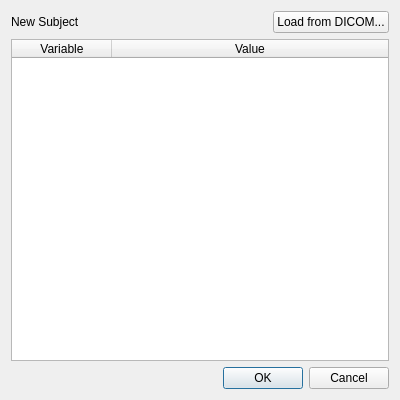
<?xml version="1.0" encoding="UTF-8"?>
<ui version="4.0">
 <class>subjectDialog</class>
 <widget class="QDialog" name="subjectDialog">
  <property name="geometry">
   <rect>
    <x>0</x>
    <y>0</y>
    <width>400</width>
    <height>400</height>
   </rect>
  </property>
  <property name="windowTitle">
   <string>Dialog</string>
  </property>
  <layout class="QVBoxLayout" name="verticalLayout">
   <item>
    <layout class="QHBoxLayout" name="horizontalLayout">
     <property name="topMargin">
      <number>0</number>
     </property>
     <item>
      <widget class="QLabel" name="label">
       <property name="text">
        <string>New Subject</string>
       </property>
      </widget>
     </item>
     <item>
      <spacer name="horizontalSpacer">
       <property name="orientation">
        <enum>Qt::Horizontal</enum>
       </property>
       <property name="sizeHint" stdset="0">
        <size>
         <width>40</width>
         <height>20</height>
        </size>
       </property>
      </spacer>
     </item>
     <item>
      <widget class="QPushButton" name="btnLoadSubjectFromDICOM">
       <property name="text">
        <string>Load from DICOM...</string>
       </property>
      </widget>
     </item>
    </layout>
   </item>
   <item>
    <widget class="QTableWidget" name="subjectTable">
     <property name="alternatingRowColors">
      <bool>true</bool>
     </property>
     <attribute name="horizontalHeaderShowSortIndicator" stdset="0">
      <bool>false</bool>
     </attribute>
     <attribute name="horizontalHeaderStretchLastSection">
      <bool>true</bool>
     </attribute>
     <attribute name="verticalHeaderVisible">
      <bool>false</bool>
     </attribute>
     <column>
      <property name="text">
       <string>Variable</string>
      </property>
     </column>
     <column>
      <property name="text">
       <string>Value</string>
      </property>
     </column>
    </widget>
   </item>
   <item>
    <widget class="QDialogButtonBox" name="buttonBox">
     <property name="orientation">
      <enum>Qt::Horizontal</enum>
     </property>
     <property name="standardButtons">
      <set>QDialogButtonBox::Cancel|QDialogButtonBox::Ok</set>
     </property>
    </widget>
   </item>
  </layout>
 </widget>
 <resources/>
 <connections>
  <connection>
   <sender>buttonBox</sender>
   <signal>accepted()</signal>
   <receiver>subjectDialog</receiver>
   <slot>accept()</slot>
   <hints>
    <hint type="sourcelabel">
     <x>248</x>
     <y>254</y>
    </hint>
    <hint type="destinationlabel">
     <x>157</x>
     <y>274</y>
    </hint>
   </hints>
  </connection>
  <connection>
   <sender>buttonBox</sender>
   <signal>rejected()</signal>
   <receiver>subjectDialog</receiver>
   <slot>reject()</slot>
   <hints>
    <hint type="sourcelabel">
     <x>316</x>
     <y>260</y>
    </hint>
    <hint type="destinationlabel">
     <x>286</x>
     <y>274</y>
    </hint>
   </hints>
  </connection>
 </connections>
</ui>
